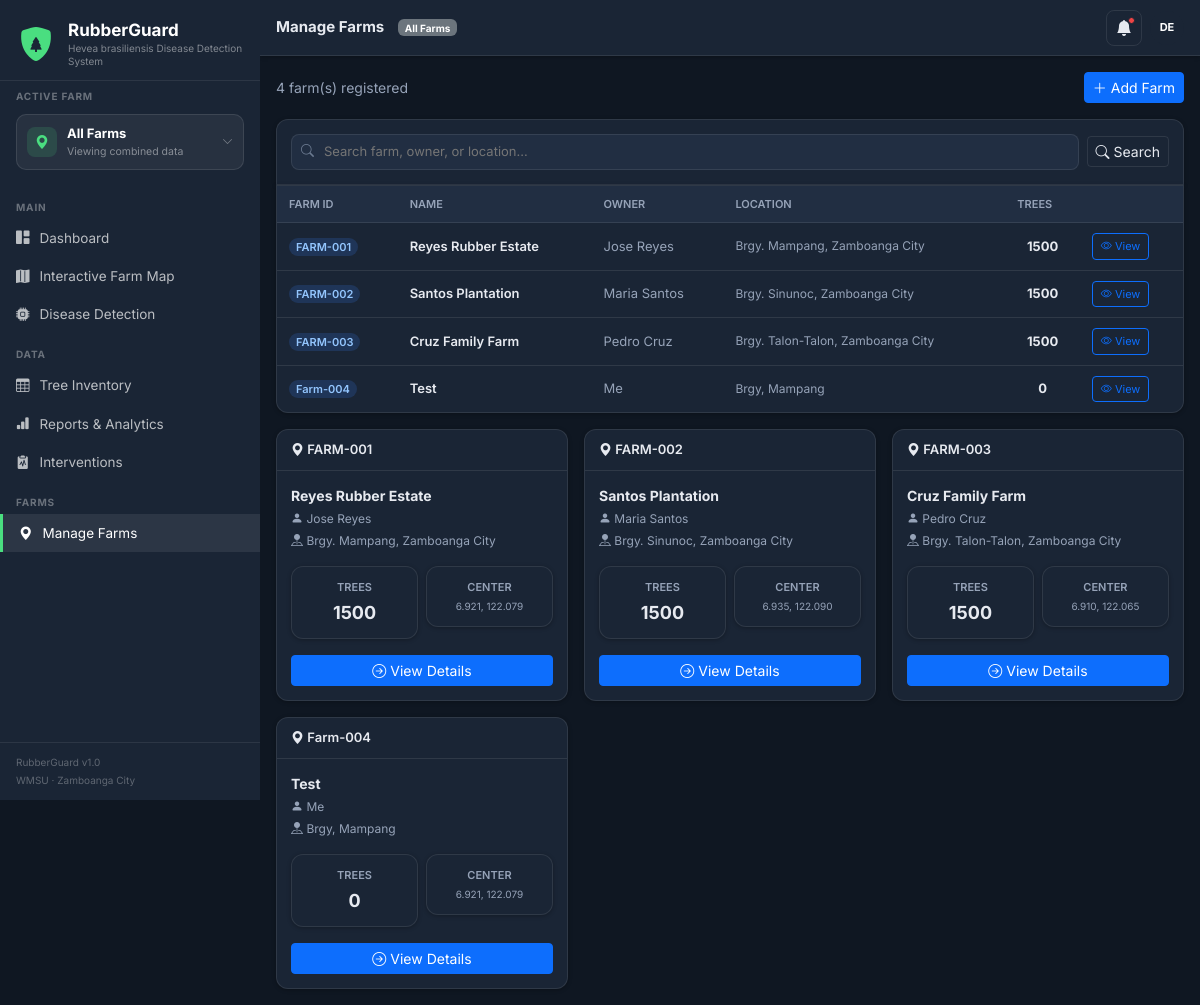
The page /farms/ (signed in) on the database its author committed.
### farmmap/models.py (models this page shows, shortened)
class Farm(models.Model):
    owner = models.ForeignKey(User, on_delete=models.CASCADE, related_name="farms")
    farm_id = models.CharField(max_length=20)
    name = models.CharField(max_length=100)
    owner_name = models.CharField(max_length=100)
    location = models.CharField(max_length=200, blank=True)
    center_lat = models.FloatField(default=6.9214)
    center_lng = models.FloatField(default=122.0790)
    boundary_radius_m = models.PositiveIntegerField(default=300)
    created_at = models.DateTimeField(auto_now_add=True)
    class Meta:
        unique_together = ("owner", "farm_id")

### farmmap/views.py (the view)
# urls.py: path('farms/', views.farm_list, name='farm_list'),
@login_required
def farm_list(request):
    farms_qs = Farm.objects.filter(owner=request.user).order_by("farm_id")
    search_q = request.GET.get("q", "").strip()
    if search_q:
        farms_qs = farms_qs.filter(
            Q(farm_id__icontains=search_q) | Q(name__icontains=search_q)
            | Q(owner_name__icontains=search_q) | Q(location__icontains=search_q)
        )
    paginator = Paginator(farms_qs, 25)
    page_number = request.GET.get("page", 1)
    farms = paginator.get_page(page_number)
    ctx = _base_context(request)
    ctx.update({"page": "farm_list", "farms": farms, "search_q": search_q})
    return render(request, "farm_list.html", ctx)

### farmmap/context_processors.py (called while the page is built)
def static_version(request):
    return {"STATIC_VERSION": settings.STATIC_VERSION}

### farmmap/models.py (called while the page is built)
    def enabled_diseases(self):
        mapping = {
            "Pink Disease": self.notify_pink_disease,
            "White Root Rot": self.notify_white_root_rot,
            "Stem Bleeding": self.notify_stem_bleeding,
        }
        return [name for name, enabled in mapping.items() if enabled]

### farmmap/views.py (called while the page is built)
def _humanize_days_ago(days):
    if days <= 0:
        return "Today"
    if days == 1:
        return "1 day ago"
    if days < 30:
        return f"{days} days ago"
    months = days // 30
    return f"{months} month{'s' if months > 1 else ''} ago"

def _base_context(request, farm=None):
    all_farms = Farm.objects.filter(owner=request.user).order_by("farm_id")
    return {
        "notifications": _build_notifications(request),
        "all_farms": all_farms,
        "selected_farm": farm,
    }

### templates/farm_list.html (shortened to what this page needs)
{% extends "base.html" %}
{% block page_title %}Manage Farms{% endblock %}
{% block content %}
<div class="d-flex justify-content-between align-items-center mb-3">
  <div class="text-muted small">{{ farms.paginator.count }} farm(s) registered</div>
  <button type="button" class="btn btn-primary btn-sm" data-bs-toggle="modal" data-bs-target="#addFarmModal">
    <i class="bi bi-plus-lg"></i> Add Farm
  </button>
</div>
<div class="card-rg mb-0" style="border-bottom-left-radius:0;border-bottom-right-radius:0;">
  <form method="GET" class="card-body-rg d-flex flex-wrap gap-2 align-items-center">
    <div class="search-wrap">
      <i class="bi bi-search"></i>
      <input type="text" name="q" value="{{ search_q }}" class="form-control-rg" placeholder="Search farm, owner, or location…">
    </div>
    <button type="submit" class="btn btn-sm btn-outline-secondary"><i class="bi bi-search"></i> Search</button>
  </form>
</div>
<div class="card-rg mb-3" style="border-top-left-radius:0;border-top-right-radius:0;">
  <div class="table-responsive-rg">
    <table class="table-rg" style="min-width:560px;">
      <thead>
        <tr>
          <th>FARM ID</th>
          <th>NAME</th>
          <th>OWNER</th>
          <th>LOCATION</th>
          <th>TREES</th>
          <th></th>
        </tr>
      </thead>
      <tbody>
        {% for farm in farms %}
        <tr>
          <td><span class="badge-farm">{{ farm.farm_id }}</span></td>
          <td class="fw-semibold">{{ farm.name }}</td>
          <td class="text-muted">{{ farm.owner_name }}</td>
          <td class="text-muted" style="font-size:12px;">{{ farm.location|default:"—" }}</td>
          <td class="fw-bold text-center">{{ farm.trees.count }}</td>
          <td>
            <a href="{% url 'farm_detail' farm.farm_id %}" class="btn btn-sm btn-outline-primary" style="font-size:11px;">
              <i class="bi bi-eye"></i> View
            </a>
          </td>
        </tr>
        {% empty %}
        <tr><td colspan="6" class="text-center text-muted py-4">No farms registered yet. Click "Add Farm" to get started.</td></tr>
        {% endfor %}
      </tbody>
    </table>
  </div>
</div>
<div class="row g-2 g-md-3">
  {% for farm in farms %}
  <div class="col-12 col-md-6 col-xl-4">
    <div class="card-rg h-100">
      <div class="card-header-rg"><i class="bi bi-geo-alt-fill"></i> {{ farm.farm_id }}</div>
      <div class="card-body-rg">
        <div class="fw-bold mb-1" style="font-size:14px;">{{ farm.name }}</div>
        <div class="text-muted mb-1" style="font-size:12px;">
          <i class="bi bi-person-fill"></i> {{ farm.owner_name }}
        </div>
        <div class="text-muted mb-3" style="font-size:12px;">
          <i class="bi bi-pin-map-fill"></i> {{ farm.location|default:"No location set" }}
        </div>
        <div class="row g-2 mb-3">
          <div class="col-6">
            <div class="stat-box">
              <div class="stat-label">TREES</div>
              <div class="stat-value" style="font-size:18px;">{{ farm.trees.count }}</div>
            </div>
          </div>
          <div class="col-6">
            <div class="stat-box">
              <div class="stat-label">CENTER</div>
              <div style="font-size:10px;color:var(--text-muted);">{{ farm.center_lat|floatformat:3 }}, {{ farm.center_lng|floatformat:3 }}</div>
            </div>
          </div>
        </div>
        <a href="{% url 'farm_detail' farm.farm_id %}" class="btn btn-primary btn-sm w-100">
          <i class="bi bi-arrow-right-circle"></i> View Details
        </a>
      </div>
    </div>
  </div>
  {% endfor %}
</div>
{% endblock %}

### templates/base.html (shortened to what this page needs)
<!DOCTYPE html>
<html lang="en">
<head>
  <link href="https://cdn.jsdelivr.net/npm/bootstrap@5.3.2/dist/css/bootstrap.min.css" rel="stylesheet">
  <link href="https://cdn.jsdelivr.net/npm/bootstrap-icons@1.11.3/font/bootstrap-icons.css" rel="stylesheet">
  <link href="https://unpkg.com/leaflet@1.9.4/dist/leaflet.css" rel="stylesheet">
  {% load static %}
  <link href="{% static 'css/style.css' %}?v={{ STATIC_VERSION }}" rel="stylesheet">
</head>
<body>
<nav id="sidebar">
  <div class="sidebar-brand">
    <div class="brand-row">
      <div class="brand-icon">
        <i class="bi bi-shield-fill"></i>
        <i class="bi bi-tree-fill brand-icon-tree"></i>
      </div>
      <div class="brand-title-group">
        <div class="brand-title">RubberGuard</div>
        <div class="brand-sub">Hevea brasiliensis Disease Detection System</div>
      </div>
    </div>
  </div>
  <div class="px-3 pb-2 pt-2">
    <div class="nav-section-label mb-1" style="padding:0 0 6px;">Active Farm</div>
    <div class="dropdown farm-selector">
      <button class="farm-selector-btn" type="button" data-bs-toggle="dropdown" aria-expanded="false">
        <span class="farm-selector-icon">
          <i class="bi bi-geo-alt-fill"></i>
        </span>
        <span class="farm-selector-text">
          {% if selected_farm %}
          <span class="farm-selector-name">{{ selected_farm.farm_id }}</span>
          <span class="farm-selector-sub">{{ selected_farm.name }}</span>
          {% else %}
          <span class="farm-selector-name">All Farms</span>
          <span class="farm-selector-sub">Viewing combined data</span>
          {% endif %}
        </span>
        <i class="bi bi-chevron-down farm-selector-caret"></i>
      </button>
    </div>
  </div>
  <div class="sidebar-nav">
    <div class="nav-section-label">Main</div>
    <div class="nav-item">
      <a href="{% url 'dashboard' %}" class="nav-link {% if page == 'dashboard' %}active{% endif %}" title="Dashboard">
        <i class="bi bi-grid-1x2-fill"></i> <span>Dashboard</span>
      </a>
    </div>
    <div class="nav-item">
      <a href="{% url 'farm_map' %}" class="nav-link {% if page == 'farm_map' %}active{% endif %}" title="Interactive Farm Map">
        <i class="bi bi-map-fill"></i> <span>Interactive Farm Map</span>
      </a>
    </div>
    <div class="nav-item">
      <a href="{% url 'disease_detection' %}" class="nav-link {% if page == 'disease_detection' %}active{% endif %}" title="Disease Detection">
        <i class="bi bi-cpu-fill"></i> <span>Disease Detection</span>
      </a>
    </div>
    <div class="nav-section-label">Data</div>
    <div class="nav-item">
      <a href="{% url 'tree_inventory' %}" class="nav-link {% if page == 'tree_inventory' %}active{% endif %}" title="Tree Inventory">
        <i class="bi bi-table"></i> <span>Tree Inventory</span>
      </a>
    </div>
    <div class="nav-item">
      <a href="{% url 'reports' %}" class="nav-link {% if page == 'reports' %}active{% endif %}" title="Reports & Analytics">
        <i class="bi bi-bar-chart-fill"></i> <span>Reports &amp; Analytics</span>
      </a>
    </div>
    <div class="nav-item">
      <a href="{% url 'interventions_log' %}" class="nav-link {% if page == 'interventions' %}active{% endif %}" title="Interventions">
        <i class="bi bi-clipboard2-pulse-fill"></i> <span>Interventions</span>
      </a>
    </div>
    <div class="nav-section-label">Farms</div>
    <div class="nav-item">
      <a href="{% url 'farm_list' %}" class="nav-link {% if page == 'farm_list' %}active{% endif %}" title="Manage Farms">
        <i class="bi bi-geo-alt-fill"></i> <span>Manage Farms</span>
      </a>
    </div>
  </div>
  <div class="sidebar-footer">
    <div>RubberGuard v1.0</div>
    <div style="margin-top:3px;">WMSU · Zamboanga City</div>
  </div>
</nav>
<div id="main-wrapper">
  <header id="topbar">
    <div class="topbar-left">
      <span class="page-title">{% block page_title %}RubberGuard{% endblock %}</span>
      {% if selected_farm %}
      <span class="badge bg-success ms-1" style="font-size:10px;font-weight:500;">
        <i class="bi bi-geo-alt-fill"></i> {{ selected_farm.farm_id }}
      </span>
      {% else %}
      <span class="badge bg-secondary ms-1" style="font-size:10px;">All Farms</span>
      {% endif %}
    </div>
    <div class="topbar-right">
      <div class="dropdown">
        <button class="topbar-btn" data-bs-toggle="dropdown" aria-label="Notifications">
          <i class="bi bi-bell-fill"></i>
          {% if notifications %}<span class="badge-dot"></span>{% endif %}
        </button>
      </div>
      <div class="dropdown">
        <div class="avatar" data-bs-toggle="dropdown">{{ user.username|slice:":2"|upper }}</div>
      </div>
    </div>
  </header>
  <main id="content">
    {% block content %}{% endblock %}
  </main>
</div>
{% load static %}
</body>
</html>

### rows shown on the page
Farm: farm_id "FARM-001", name "Reyes Rubber Estate", owner_name "Jose Reyes", location "Brgy. Mampang, Zamboanga City", trees.count "1500", center_lat "6.921", center_lng "122.079"
Farm: farm_id "FARM-002", name "Santos Plantation", owner_name "Maria Santos", location "Brgy. Sinunoc, Zamboanga City", trees.count "1500", center_lat "6.935", center_lng "122.090"
Farm: farm_id "FARM-003", name "Cruz Family Farm", owner_name "Pedro Cruz", location "Brgy. Talon-Talon, Zamboanga City", trees.count "1500", center_lat "6.910", center_lng "122.065"
Farm: farm_id "Farm-004", name "Test", owner_name "Me", location "Brgy, Mampang", trees.count "0", center_lat "6.921", center_lng "122.079"

### other values the page prints
{{ user.username|slice:":2"|upper }} "DE"
{{ farms.paginator.count }} "4"
